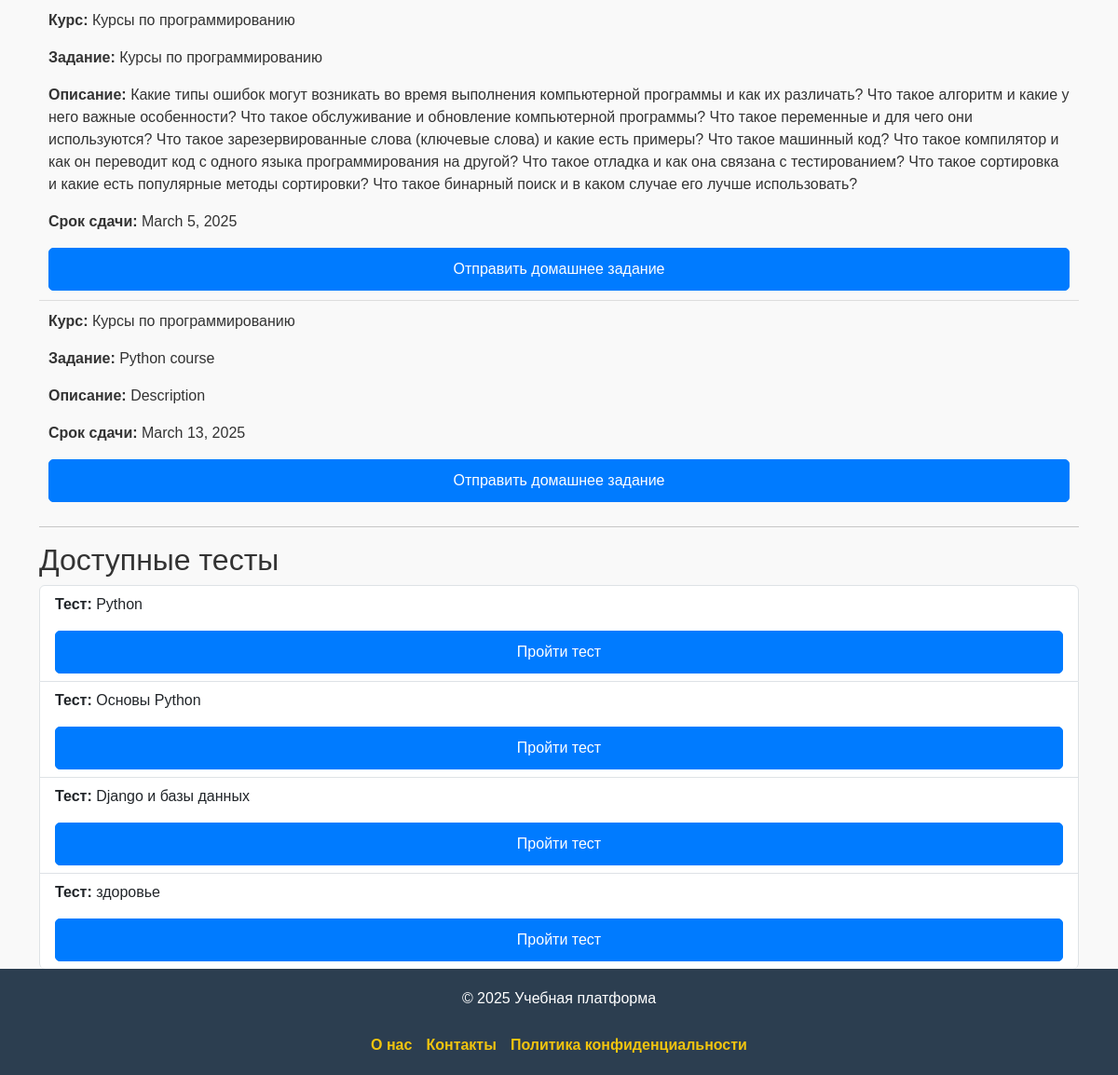
Before: /student_dashboard/ (signed in, lower part) with the older database file.
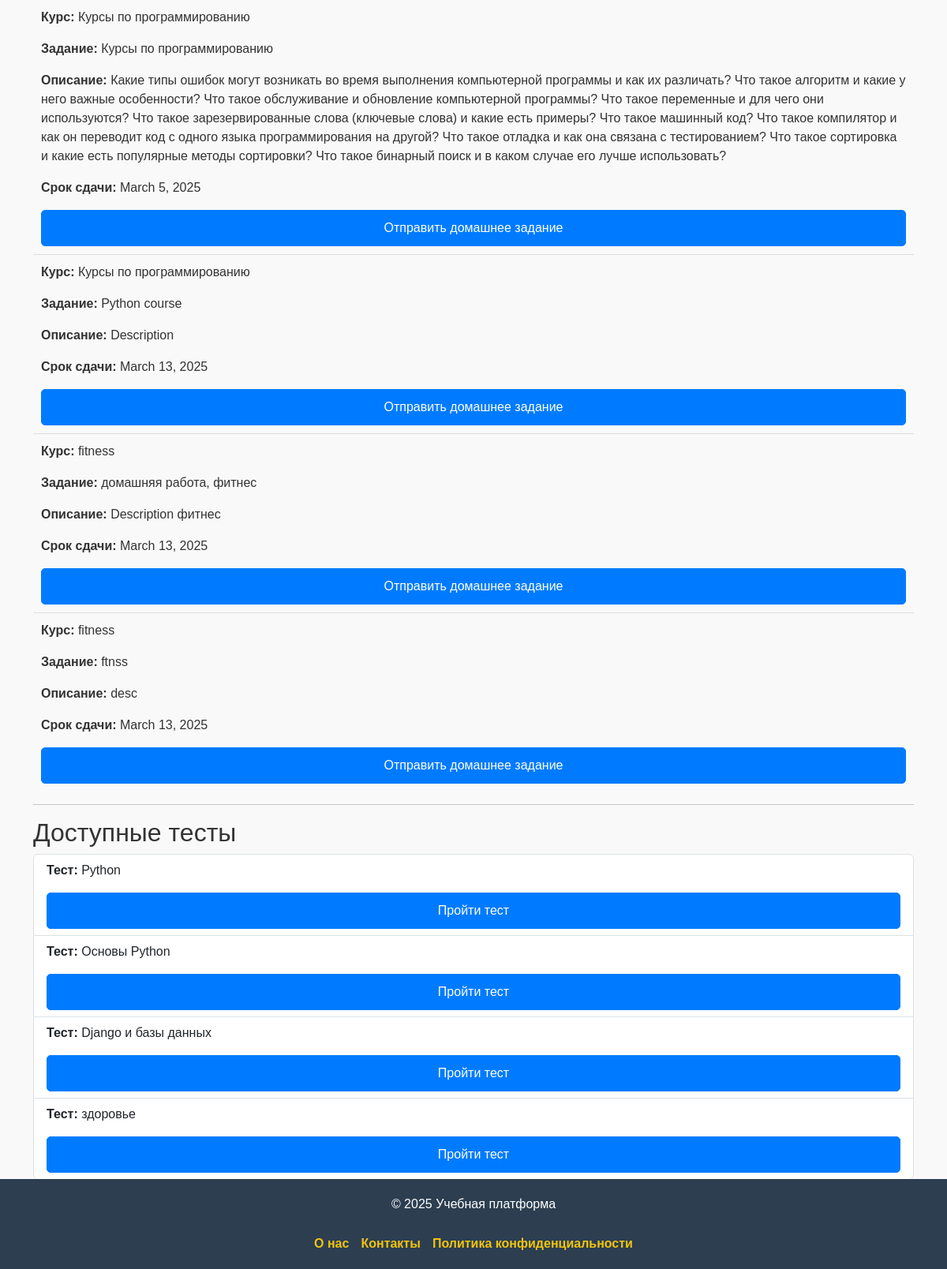
After: the same page with the newer database file.
### online_courses/models.py (models this page shows, shortened)
class Homework(models.Model):
    title = models.CharField(max_length=255)
    description = models.TextField(null=True, blank=True)
    course = models.ForeignKey(Course, on_delete=models.CASCADE, related_name='homeworks')
    due_date = models.DateField()
    assigned_by = models.ForeignKey(User, on_delete=models.CASCADE, limit_choices_to={'role': 'teacher'}, related_name='assigned_homeworks')
    assigned_to = models.ForeignKey(User, on_delete=models.CASCADE, limit_choices_to={'role': 'student'}, related_name='homeworks', blank=True, null=True)

class Course(models.Model):
    title = models.CharField(max_length=255)
    description = models.TextField(null=True, blank=True)
    teacher = models.ForeignKey(User, on_delete=models.SET_NULL, null=True, limit_choices_to={'role': 'teacher'}, related_name='courses_taught')
    students = models.ManyToManyField(User, related_name='enrolled_courses', blank=True, limit_choices_to={'role': 'student'})

class Quiz(models.Model):
    course = models.ForeignKey(Course, on_delete=models.CASCADE, related_name="quizzes")
    lesson = models.ForeignKey(Lesson, on_delete=models.CASCADE, null=True, blank=True)
    title = models.CharField(max_length=255)
    description = models.TextField()

### online_courses/views.py (the view)
# urls.py: path('student_dashboard/', student_dashboard, name='student_dashboard'),
@login_required
def student_dashboard(request):
    if request.user.role != 'student':
        raise PermissionDenied("Только студенты могут просматривать эту страницу.")
    assignments = Homework.objects.filter(course__students=request.user)
    quizzes = Quiz.objects.filter(course__students=request.user)
    return render(request, 'student_dashboard.html', {'assignments': assignments, 'quizzes': quizzes})

### online_courses/templates/student_dashboard.html (shortened to what this page needs)
{% extends 'base.html' %}
{% block content %}
{% if assignments %}
    <ul>
        {% for assignment in assignments %}
            <li>
                <p><strong>Курс:</strong> {{ assignment.course.title }}</p>
                <p><strong>Задание:</strong> {{ assignment.title }}</p>
                <p><strong>Описание:</strong> {{ assignment.description }}</p>
                <p><strong>Срок сдачи:</strong> {{ assignment.due_date }}</p>
                <a href="{% url 'online_courses:submit_homework' assignment.id %}" class="btn btn-primary">Отправить домашнее задание</a>
            </li>
        {% endfor %}
    </ul>
{% else %}
    <p>Нет заданий для выполнения.</p>
{% endif %}
<hr>
<h2>Доступные тесты</h2>
{% if quizzes %}
    <ul class="list-group">
        {% for quiz in quizzes %}
            <li class="list-group-item list-group-item-action">
                <p><strong>Тест:</strong> {{ quiz.title }}</p>
                <a href="{% url 'online_courses:take_quiz' quiz.id %}" class="btn btn-primary">Пройти тест</a>
            </li>
        {% endfor %}
    </ul>
{% else %}
    <p>Нет доступных тестов.</p>
{% endif %}
{% endblock %}

Changed rows visible on the page:
added Homework: course "fitness", title "домашняя работа, фитнес", description "Description фитнес", due_date "March 13, 2025"
added Homework: course "fitness", title "ftnss", description "desc", due_date "March 13, 2025"
